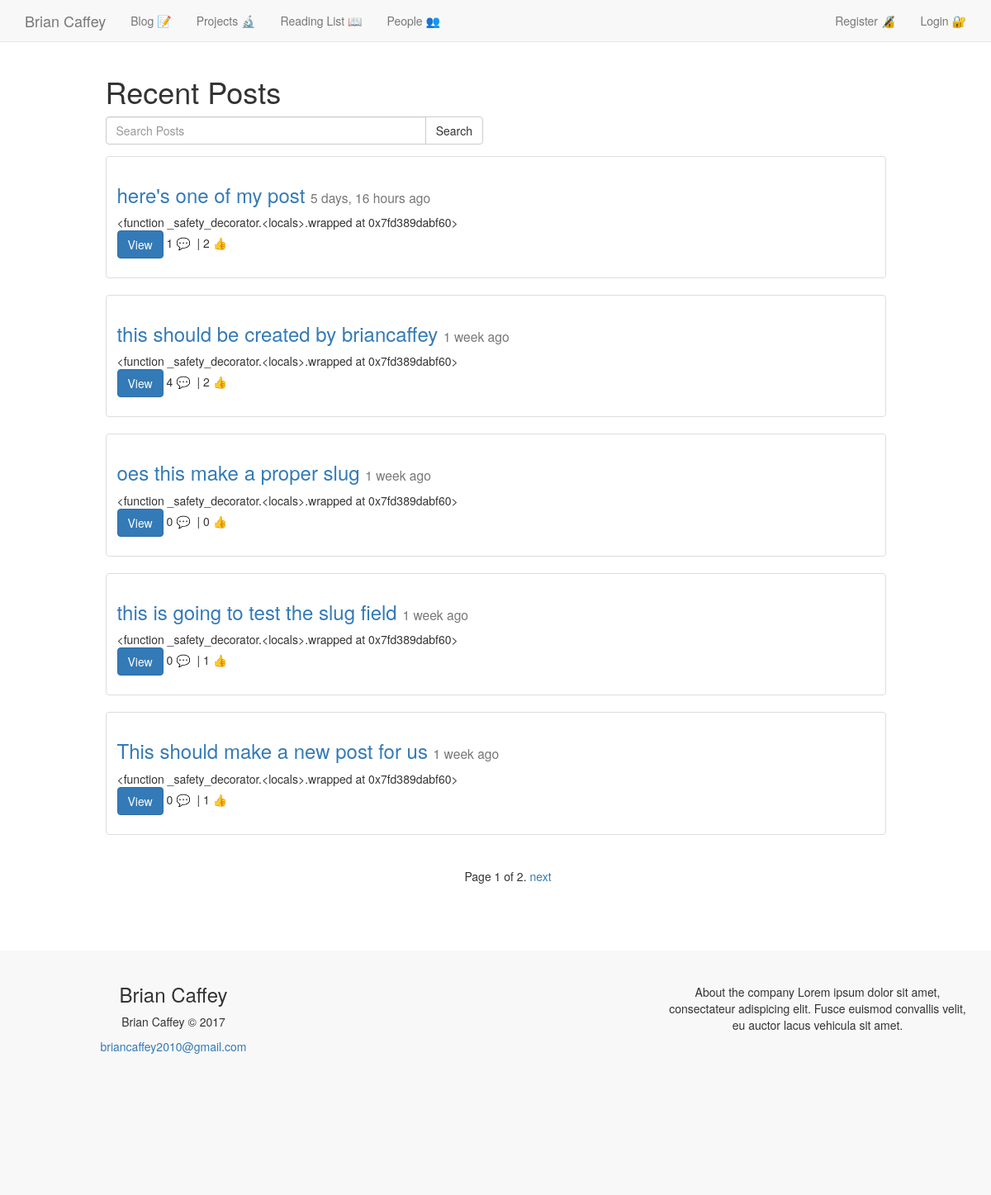
Page /blog/ on the earlier database version.
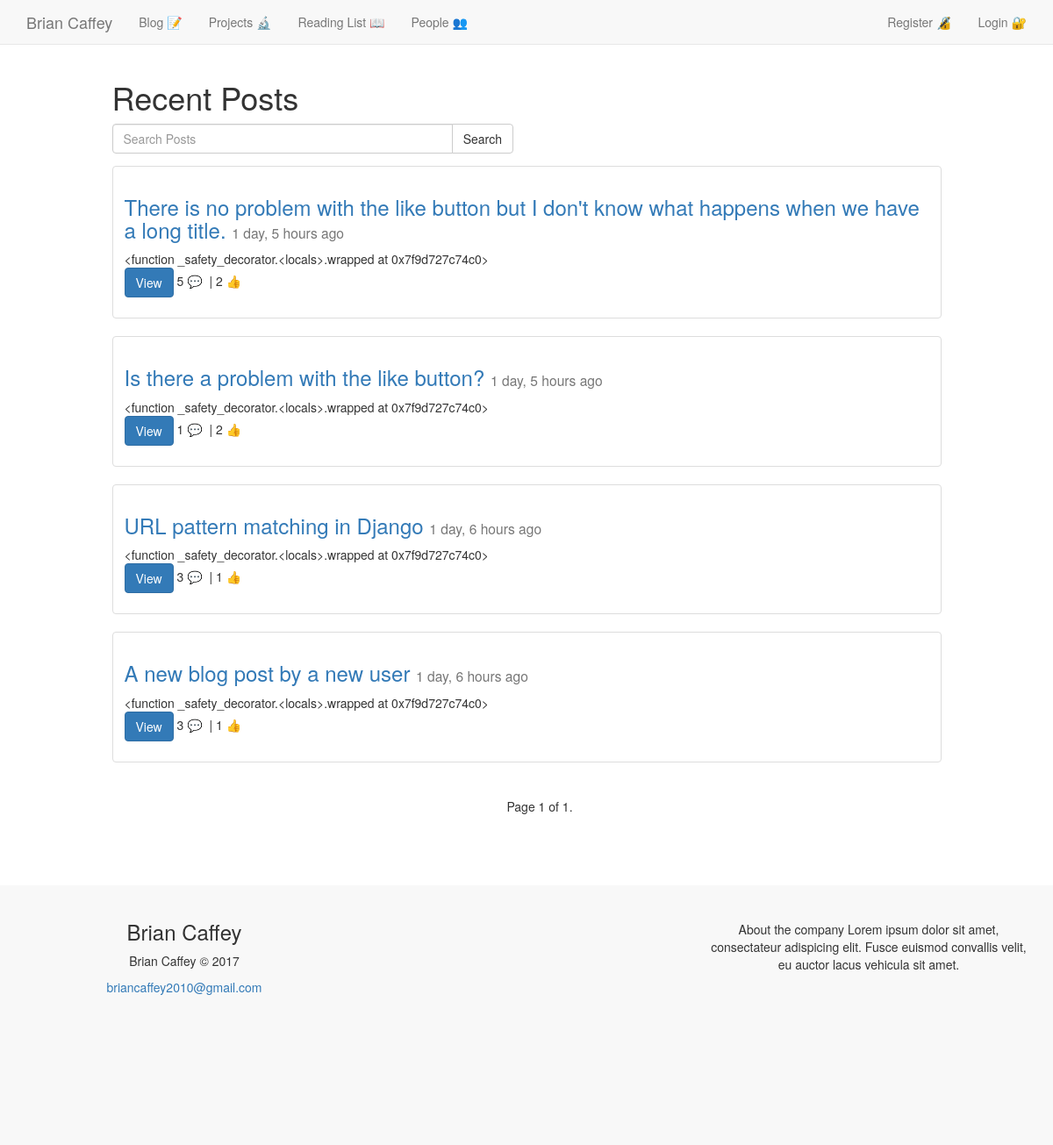
Same page on the later database version.
### posts/models.py (models this page shows, shortened)
class Post(models.Model):
	user = models.ForeignKey(settings.AUTH_USER_MODEL)
	approved = models.BooleanField(default=False, blank=True)
	title = models.CharField(max_length=100)
	slug = models.SlugField(unique=True)
	height_field = models.IntegerField(default=0)
	width_field = models.IntegerField(default=0)
	image = models.ImageField(
		upload_to=upload_location,
		width_field = "width_field",
		height_field = "height_field",
		null=True,
		blank=True)
	likes = models.ManyToManyField(settings.AUTH_USER_MODEL, blank=True, related_name='post_likes')
	content = models.TextField()
	draft = models.BooleanField(default=False)
	publish = models.DateField(auto_now=False, auto_now_add=False)
	read_time = models.TimeField(null=True, blank=True)
	updated = models.DateTimeField(auto_now=True, auto_now_add=False)
	timestamp = models.DateTimeField(auto_now=False, auto_now_add=True)
	class Meta:
		ordering = ['-timestamp', '-updated']
	def get_markdown(self):
		content = self.content
		return mark_safe(markdown(content))
	objects = PostManager()
	@property
	def comments(self):
		instance = self
		qs = Comment.objects.filter_by_instance(instance)
		return qs
	def get_absolute_url(self):
		return reverse("posts:detail", kwargs={"slug":self.slug})

### posts/views.py (the view, shortened to what this page needs)
def posts_list(request):
	today = timezone.now().date()
	queryset_list = Post.objects.active()
	if request.user.is_staff or request.user.is_superuser:
		queryset_list = Post.objects.all()
	query = request.GET.get('q')
	paginator = Paginator(queryset_list, 5) # Show 25 contacts per page
	page = request.GET.get('page')
	try:
		queryset = paginator.page(page)
	except PageNotAnInteger:
		queryset = paginator.page(1)
	except EmptyPage:
		queryset = paginator.page(paginator.num_pages)
	context = {
		'object_list':queryset,
		'title':"List View"
	}
	return render(request, "post_list.html", context)

### comments/models.py (called while the page is built)
	def filter_by_instance(self, instance):
		content_type = ContentType.objects.get_for_model(instance.__class__)
		obj_id = instance.id
		qs = super(CommentManager, self).filter(content_type=content_type, object_id=obj_id)
		return qs

### posts/models.py (called while the page is built)
	def active(self, *args, **kwargs):
		return super(PostManager, self).filter(draft=False).filter(publish__lte=timezone.now())

### templates/post_list.html (shortened to what this page needs)
{% extends 'base.html' %}
{% block content %}
<div class="row">
    <div class="col-sm-10 col-sm-offset-1">
<h1>Recent Posts {% if user.is_authenticated %}<a class="btn btn-success" href="{% url 'posts:create' %}">Add a new post</a>{% endif %}</h1>
<form method="GET" action="" class="row">
  <div class="col-sm-6">
  <div class="input-group">
  <input class="form-control" type="text" name="q" placeholder="Search Posts" value='{{ request.GET.q }}'/>
  <span class="input-group-btn">
  <input class="btn btn-default" type="submit" value="Search" />
</span>
</div>
</div>
</form>
    {% for object in object_list %}
    <div class="thumbnail">
      <div class="caption post-detail-item">
        <h3><a href="{{ object.get_absolute_url }}">{{ object.title }}</a> <small>{{ object.timestamp | timesince }} ago</small></h3>
        {{ object.get_markdown }}
        <p><a href="{{ object.get_absolute_url }}" class="btn btn-primary" role="button">View</a> {{ object.comments.count }} 💬&nbsp;&nbsp;| {{ object.likes.count }} 👍
      </div>
    </div>
{% endfor %}
  </div>
</div>
<div style="text-align:center;" class="container">
<div class="pagination">
    <span class="step-links">
        <span class="current">
            Page {{ object_list.number }} of {{ object_list.paginator.num_pages }}.
        </span>
        {% if object_list.has_next %}
            <a href="?page={{ object_list.next_page_number }}">next</a>
        {% endif %}
    </span>
</div>
</div>
{% endblock %}

### templates/base.html (shortened to what this page needs)
{% load staticfiles %}
<html>
<head>
<link rel="stylesheet" href="https://maxcdn.bootstrapcdn.com/bootstrap/3.3.7/css/bootstrap.min.css">
<link href="https://maxcdn.bootstrapcdn.com/font-awesome/4.7.0/css/font-awesome.min.css" rel="stylesheet">
<link rel="stylesheet" href="{% static 'css/base.css' %}">
</head>
<body>
{% block nav %}{% include 'nav.html' %}{% endblock %}
<div class="page-wrapper">
	<div class="container">
		{% block content %}
		{% endblock content %}
	</div>
</div>
    {% block footer %}{% include 'footer.html' %}{% endblock %}
</body>
</html>

### templates/nav.html (shortened to what this page needs)
{% load crispy_forms_tags %}
    <nav class="navbar navbar-default navbar-static-top">
      <div class="container">
        <div class="navbar-header">
          <a class="navbar-brand" href="{% url 'home:home' %}">Brian Caffey</a>
        </div>
        <div id="navbar" class="navbar-collapse collapse">
          <ul class="nav navbar-nav">
            <li><a href="{% url 'posts:list' %}">Blog 📝</a></li>
            <li><a href="{% url 'projects:projects' %}">Projects 🔬</a></li>
            <li><a href="{% url 'reading-list:list' %}">Reading List 📖</a></li>
            <li><a href="{% url 'friends:friend-list' %}">People 👥</a></li>
          </ul>
          <ul class="nav navbar-nav navbar-right">
            {% if user.is_authenticated %}
            <li><a>Welcome, {{ user.username }}</a></li>
            <li><a href="{% url 'home:home'%}">Profile 👤</a></li>
            <li><a type="button" href="#logout" data-toggle="modal" data-target="#myModal-logout">Logout 🔓</a></li>
            {% else %}
            <li><a href="{% url 'accounts:register' %}">Register 🔏</a></li>
            <li><a href="{% url 'accounts:login' %}">Login 🔐</a></li>
            {% endif %}
          </ul>
        </div>
      </div>
    </nav>

### templates/footer.html (shortened to what this page needs)
<br ><br ><br >
<footer style="background-color:#f8f8f8;" class="footer-distributed ">
  <div style="text-align:center;" class="container">
    <br />
  <div class="row">
    <div class="col-md-4">
        <div class="footer-left ">
            <h3>Brian Caffey</h3>
            <div>
                <p>Brian Caffey &copy; 2017</p>
                <p><a href="mailto:briancaffey2010@gmail.com ">briancaffey2010@gmail.com</a></p>
            </div>
        </div>
      </div>
          <div class="col-md-4">
        <div class="footer-center ">
          <br >
        </div>
      </div>
      <div class="col-md-4">
        <div class="footer-right ">
            <p class="footer-company-about ">
                        <br >
                <span>About the company</span>
                Lorem ipsum dolor sit amet, consectateur adispicing elit. Fusce euismod convallis velit, eu auctor lacus vehicula sit amet.
            </p>
        </div>
      </div>
    </div>
    </div>
    <br ><br ><br ><br ><br ><br ><br ><br >
</footer>

Differences in the rows shown:
removed Post: title "here's one of my post", timestamp "5 days, 16 hours", get_markdown "<function _safety_decorator.<locals>.wrapped at 0x7fd389dabf60>", comments.count "1", likes.count "2"
removed Post: title "this should be created by briancaffey", timestamp "1 week", get_markdown "<function _safety_decorator.<locals>.wrapped at 0x7fd389dabf60>", comments.count "4", likes.count "2"
removed Post: title "oes this make a proper slug", timestamp "1 week", get_markdown "<function _safety_decorator.<locals>.wrapped at 0x7fd389dabf60>", comments.count "0", likes.count "0"
removed Post: title "this is going to test the slug field", timestamp "1 week", get_markdown "<function _safety_decorator.<locals>.wrapped at 0x7fd389dabf60>", comments.count "0", likes.count "1"
removed Post: title "This should make a new post for us", timestamp "1 week", get_markdown "<function _safety_decorator.<locals>.wrapped at 0x7fd389dabf60>", comments.count "0", likes.count "1"
added Post: title "There is no problem with the like button but I don't know what happens when we have a long title.", timestamp "1 day, 5 hours", get_markdown "<function _safety_decorator.<locals>.wrapped at 0x7f9d727c74c0>", comments.count "5", likes.count "2"
added Post: title "Is there a problem with the like button?", timestamp "1 day, 5 hours", get_markdown "<function _safety_decorator.<locals>.wrapped at 0x7f9d727c74c0>", comments.count "1", likes.count "2"
added Post: title "URL pattern matching in Django", timestamp "1 day, 6 hours", get_markdown "<function _safety_decorator.<locals>.wrapped at 0x7f9d727c74c0>", comments.count "3", likes.count "1"
added Post: title "A new blog post by a new user", timestamp "1 day, 6 hours", get_markdown "<function _safety_decorator.<locals>.wrapped at 0x7f9d727c74c0>", comments.count "3", likes.count "1"
Other differences:
{{ object_list.paginator.num_pages }}: "2" → "1"
text no longer shown: "next"
